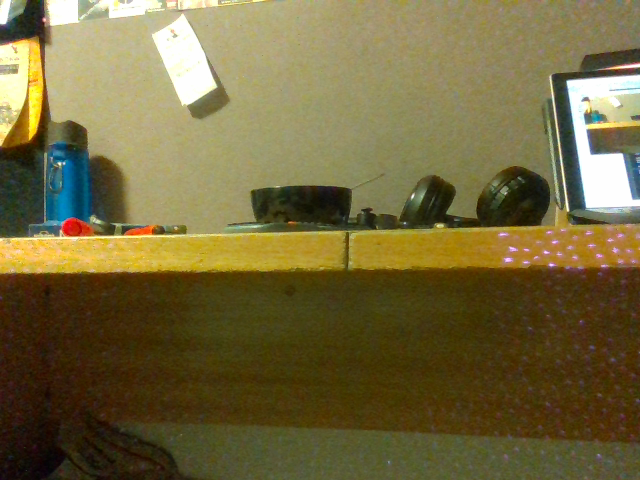
#> input picture testdata/images/test00/color/0006.png, 640 x 480 px, found by its file name; its folder holds only this picture in this run
$ python Desk_detection.py   (older library calls are emulated)
#> lines starting #> are read from the running program, lines starting #| are printed output that depends on the picture; after the words box and inside, x2 and y2 are one past the last pixel; in counts of white or black regions, pixels touching at a corner belong together
# -*- coding: utf-8 -*-
"""
Created on Fri Apr 20 17:01:36 2018

@author: Andy Everitt

Detects desk using contours from depth image

"""

import numpy as np
import cv2
import os
import pyrealsense2 as pyrs


"""
test00 - Bedroom desk, unobstructed -> knee. (unaligned color & depth)
test01 - Bedroom desk, unobstructed -> 2 knees -> desk at angle. (aligned color & depth)
test02 - Kitchen table, 2 chairs side on
test03 - Bedroom desk, unobstructed, straight on
test04 - Bedroom desk, chair in middle, straight on
test05 - Bedroom desk, knee & wire, straight on, getting closer
test06 - Lab desk, computer & bag, varying distance
test07 - Lab desk, chair, varying distance
test08 - No desk -> desk -> window
"""

data_path = "testdata/images" #read path
name_path = "test01"


fps = 30 #framerate
res_col = (640, 480) #color resolution
res_dep = res_col #depth resolution

live = False # enables live video feed

obstacles = False # enables obstacle detection
buffer_index = 0
buffer = 50
d_avg_min = np.linspace(0,0,buffer)
maxRange_multi = 2.2
minRange_multi = 0.1


def nothing(x):
    # We need a callback for the createTrackbar function.
    # It doesn't need to do anything, however.
    pass


if live:
    """
    Set up camera
    """
    cam = pyrs.pipeline()

    config = pyrs.config()
    config.enable_stream(pyrs.stream.color, res_col[0], res_col[1], pyrs.format.bgr8, fps)
    config.enable_stream(pyrs.stream.depth, res_dep[0], res_dep[1], pyrs.format.z16, fps)

    cam.start(config)

    """
    Create an align object
    rs.align allows us to perform alignment of depth frames to others frames
    The "align_to" is the stream type to which we plan to align depth frames.
    """
    align_to = pyrs.stream.color
    align = pyrs.align(align_to)
else:
    color_path = "./{}/{}/color".format(data_path, name_path)
    depth_path = "./{}/{}/depth".format(data_path, name_path)

    color_images = os.listdir(color_path)
    color_images.sort()
    depth_images = os.listdir(depth_path)
    depth_images.sort()

    delay = int (1000 // fps) #delay between frames in ms
    img_index = 0


"""
Create Trackbars
"""
cv2.namedWindow('Threshold Range')
cv2.createTrackbar('Auto Range', 'Threshold Range', 1, 1, nothing)
cv2.createTrackbar('Min Range', 'Threshold Range', 1, 66000, nothing)
cv2.createTrackbar('Max Range', 'Threshold Range', 3, 66000, nothing)


cv2.namedWindow('Morphological Transform')
cv2.createTrackbar('Opening Iterations', 'Morphological Transform', 2, 10, nothing)
cv2.createTrackbar('Closing Iterations', 'Morphological Transform', 10, 50, nothing)
cv2.createTrackbar("HoughThreshold", 'Morphological Transform', 0, 200, nothing)

while True:  # Loop over the images until we decide to quit.

    """
    Pause program on pressing 'p'
    """
#    while cv2.waitKey(delay) & 0xFF == ord('p'):
#        continue

    """
    Load frames from camera if live=True or memory if live=False
    """
    if live:
        # Get frame
        frames = cam.wait_for_frames()

        # Align the depth frame to color frame
        aligned_frames = align.process(frames)

        # Get aligned frames
        aligned_depth_frame = aligned_frames.get_depth_frame() # aligned_depth_frame is a 640x480 depth image
        color_frame = aligned_frames.get_color_frame()

        # Validate that both frames are valid
        if not aligned_depth_frame or not color_frame:
            continue

        d = np.asanyarray(aligned_depth_frame.get_data())
        c = np.asanyarray(color_frame.get_data())
    else:
        color_filename = color_images[img_index]
        depth_filename = depth_images[img_index]
        if not color_filename.endswith(".png") or not depth_filename.endswith(".png"):
            continue

        # Note that if the cv2.IMREAD_ANYDEPTH flag is missing, OpenCV will load the 16-bit depth data as an 8-bit image.
        c = cv2.imread("{}/{}".format(color_path, color_filename))
#> c is the input picture: shape (480, 640, 3); mean B, G, R 61.9, 104.3, 115.4
        d = cv2.imread("{}/{}".format(depth_path, depth_filename), cv2.IMREAD_GRAYSCALE | cv2.IMREAD_ANYDEPTH)
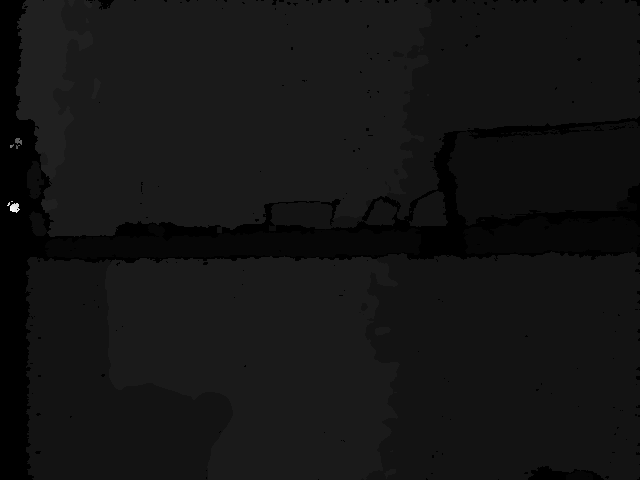
#> input picture testdata/images/test00/depth/0006.png, 640 x 480 px, found by its file name
#> d is the input picture: shape (480, 640) uint16; min 0, max 10009, mean 903.6

        img_index = (img_index + 1) % len(color_images)


    d_scaled = cv2.cvtColor(d, cv2.COLOR_GRAY2BGR)


    """
    Calculate horizontal depth average
    """
    d_avg_h = np.average(d_scaled[:,:,0], 1)
#> d_avg_h = 480 values, max 1064.2 at index 87, min 268.6 at index 236, mean 903.6
    d_avg_h_img = d_avg_h * np.ones(res_dep)
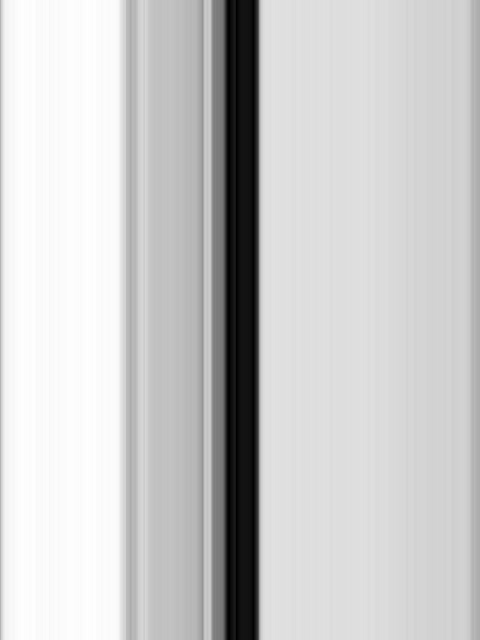
#> d_avg_h_img: shape (640, 480) float64; min 268.6, max 1064.2, mean 903.6; drawn with min black and max white
    d_avg_h_img = np.transpose(d_avg_h_img)
#> d_avg_h_img: shape (480, 640) float64
    d_avg_h_img = d_avg_h_img.astype('uint16')
    d_avg_h_img = cv2.cvtColor(d_avg_h_img, cv2.COLOR_GRAY2BGR)
#> d_avg_h_img: shape (480, 640, 3) uint16
    d_avg_h_img = cv2.blur(d_avg_h_img, (1, 20))  # Gaussian blur to reduce noise in the image.
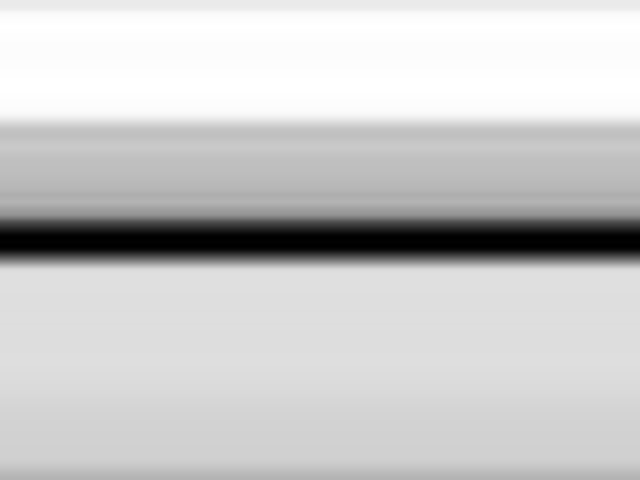
#> d_avg_h_img: shape (480, 640, 3) uint16; min 313, max 1058, mean 903.5; drawn with min black and max white


    """
    Calculate closest average depth and location using circular buffer
    """
    d_avg_min[buffer_index] = min(d_avg_h[10:res_dep[1]]) # ignores bottom and top 10 rows as they have the most inaccurate depth data
#    print (np.average(d_avg_min))
    buffer_index += 1
    if buffer_index == buffer:
        buffer_index = 0

    d_avg_index = np.argmin(d_avg_h[10:res_dep[1]-1]) + 10
#> d_avg_index = 236


    """
    Calculate threshold depth range
    """
    autoRange = cv2.getTrackbarPos('Auto Range', 'Threshold Range')
    if autoRange:
        minRange = int(np.average(d_avg_min) * minRange_multi)
#        minRange = 10
        maxRange = int((np.average(d_avg_min)) * maxRange_multi)
#        if maxRange < 500:
#            maxRange = 500
    else:
        # Get trackbar information
        minRange = cv2.getTrackbarPos('Min Range', 'Threshold Range')
        maxRange = cv2.getTrackbarPos('Max Range', 'Threshold Range')


    """
    Obstacle detection using thresholding and morphological operations
    """
    if obstacles:
        """
        Identify region of interest (ROI) for beneath the desk
        """
        roi = [(10, d_avg_index-1), (629, 479)]
        cv2.rectangle(c,roi[0],roi[1],(65535,0,0),2)
        cv2.rectangle(d_scaled,roi[0],roi[1],(65535,0,0),2)
        roi_depth = d_scaled[roi[0][1]:roi[1][1],roi[0][0]:roi[1][0]]
        roi_color = c[roi[0][1]:roi[1][1],roi[0][0]:roi[1][0]]

        """
        Do "in range" threshold to find all objects between minRange and maxRange units of distance away in ROI.
        """
        thresh = cv2.inRange(roi_depth[:,:,0], minRange, maxRange)

        """
        Perform some morphological operations to help distinguish the features in the image.
        """
        openIter = cv2.getTrackbarPos('Opening Iterations', 'Morphological Transform')
        closeIter = cv2.getTrackbarPos('Closing Iterations', 'Morphological Transform')
        kernel = np.ones((3,3), np.uint8)
        opening = cv2.morphologyEx(thresh, cv2.MORPH_OPEN, kernel, iterations=openIter)
        closing = cv2.morphologyEx(opening, cv2.MORPH_CLOSE, kernel, iterations=closeIter)

        """
        Detect & draw the external contours in the thresholded ROI.
        """
        _, contours, hierarchy = cv2.findContours(closing, cv2.RETR_EXTERNAL, cv2.CHAIN_APPROX_SIMPLE)

        i = 0
        try:
            contour_size = 0
            for contour in contours:
                x,y,w,h = cv2.boundingRect(contour)
                cv2.rectangle(roi_depth,(x,y),(x+w,y+h),(0,65535,65535),2)  # yellow bounding rectangles
                cv2.rectangle(roi_color,(x,y),(x+w,y+h),(0,65535,65535),2)  # yellow bounding rectangles
    #            contour_exter = cv2.convexHull(contour) # Convex hull of first external contour
    #            cv2.drawContours(roi_color, [contour_exter], -1, (65535,0,65535), 4)   # red contours
        except IndexError:  # if no contours exist
            i += 1
            if (i == 10):
                print ('No contours')

        """
        Draw the all external contours around the detected object.
        """
        cv2.drawContours(roi_color, contours, -1, (0,0,65535), 1)   # red contours
        cv2.drawContours(roi_depth, contours, -1, (0,0,65535), 1)   # red contours

        """
        Use the moments of the contour to draw a dot at the centroid of the object.
        """
# [7 lines of commented-out code are left out]


    """
    Desk edge ROI
    """
    roi_edge = [(10, d_avg_index-10), (629, d_avg_index+10)]
#> roi_edge = [(10, 226), (629, 246)]
    cv2.rectangle(d_avg_h_img,(10,d_avg_index),(630,d_avg_index),(65535,65535,0),2)
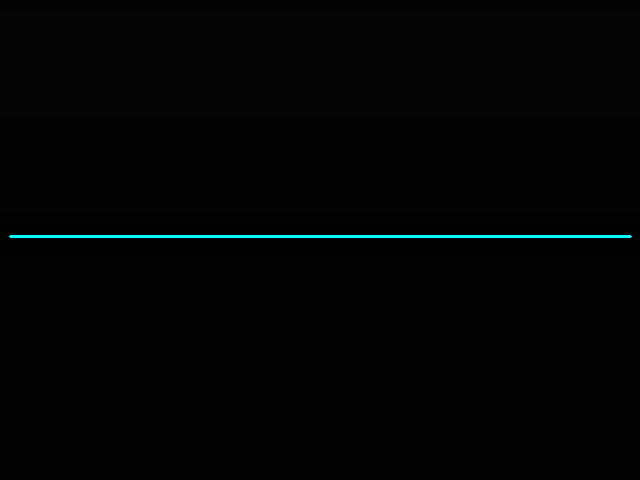
#> d_avg_h_img: shape (480, 640, 3) uint16; 0.61% of pixels changed, all inside (x1, y1, x2, y2) = (9, 235, 632, 238); drawn with min black and max white
#    cv2.rectangle(c,roi_edge[0],roi_edge[1],(65535,65535,0),2)
    cv2.rectangle(d_scaled,roi_edge[0],roi_edge[1],(65535,65535,0),2)
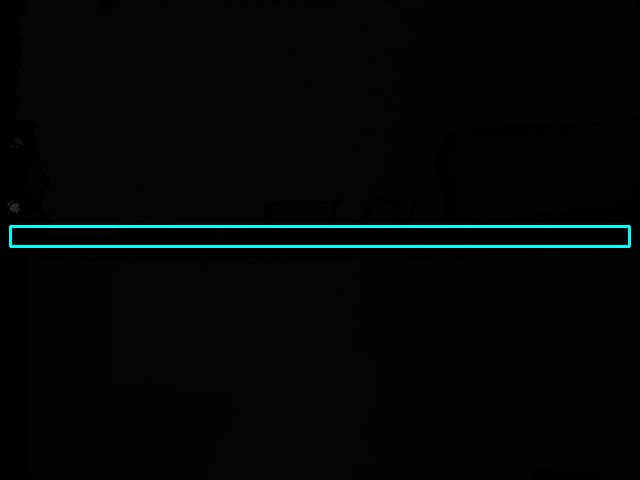
#> d_scaled: shape (480, 640, 3) uint16; mean B, G, R 1716.2, 1716.2, 899.2; drawn with min black and max white
    roi_edge_depth = d_scaled[roi_edge[0][1]:roi_edge[1][1],roi_edge[0][0]:roi_edge[1][0]]
    roi_edge_color = c[roi_edge[0][1]:roi_edge[1][1],roi_edge[0][0]:roi_edge[1][0]]

    """
    Edge detection
    """
    houghThreshold = cv2.getTrackbarPos('HoughThreshold', 'Hough Line Transform')
#    edges_depth = cv2.Canny(roi_edge_depth, 0, 100)
    edges_color = cv2.Canny(roi_edge_color, 0, 100)
#    edges_combined = edges_depth + edges_colour
    lines = cv2.HoughLines(edges_color, 1, np.pi/180, houghThreshold)

    # [14 lines of commented-out code are left out]


    """
    Render images
    """
    cv2.namedWindow('Colour',cv2.WINDOW_NORMAL)
    cv2.resizeWindow('Colour', 640,480)

    cv2.namedWindow('Depth',cv2.WINDOW_NORMAL)
    cv2.resizeWindow('Depth', 640,480)

    cv2.namedWindow('Depth Average',cv2.WINDOW_NORMAL)
    cv2.resizeWindow('Depth Average', 320,240)

    cv2.namedWindow('Morphology',cv2.WINDOW_NORMAL)
    cv2.resizeWindow('Morphology', 480,120)


#    depth_colormap = cv2.applyColorMap(cv2.convertScaleAbs(depth_image, alpha=0.03), cv2.COLORMAP_JET)
    cv2.imshow('Colour', c)
    cv2.imshow('Depth', d_scaled * 18)  # Scale the depth data for visibility
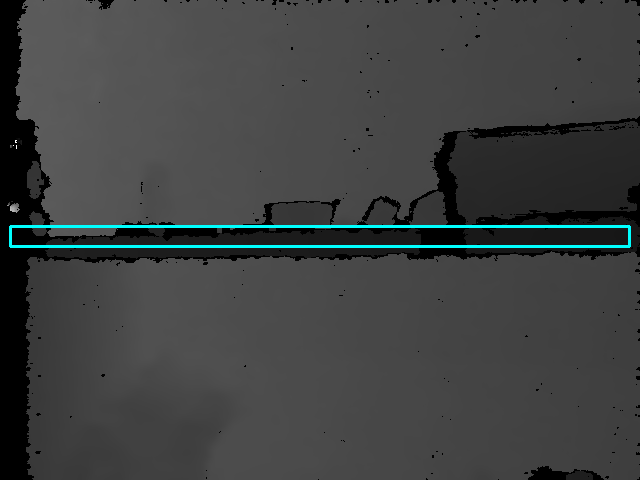
#> window 'Depth': shape (480, 640, 3) uint16; mean B, G, R 16959.7, 16959.7, 16142.9; drawn with min black and max white
    cv2.imshow('Depth Average', d_avg_h_img * 18)  # Scale the depth data for visibility
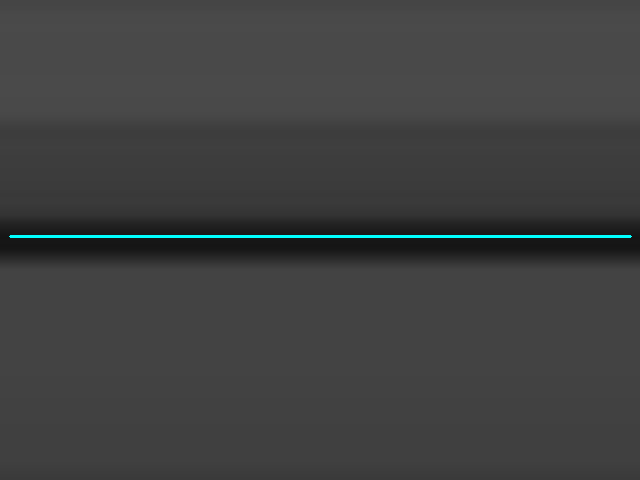
#> window 'Depth Average': shape (480, 640, 3) uint16; mean B, G, R 16625.6, 16625.6, 16227.8; drawn with min black and max white

    if obstacles:
        cv2.imshow('Depth ROI', roi_depth * 18)
        morphology_images = np.hstack((thresh, opening, closing))
        cv2.imshow('Morphology', morphology_images)

    cv2.imshow('Color ROI', roi_edge_color)
#    cv2.imshow('edges_depth', edges_depth)
    cv2.imshow('edges_color', edges_color)
#    cv2.imshow('edges_combined', edges_combined)


    if cv2.waitKey(delay) & 0xFF == ord('q'):
#> (key q is pressed here)
        break

"""
Release camera and close windows
"""
if live:
    cam.stop()
cv2.destroyAllWindows()
